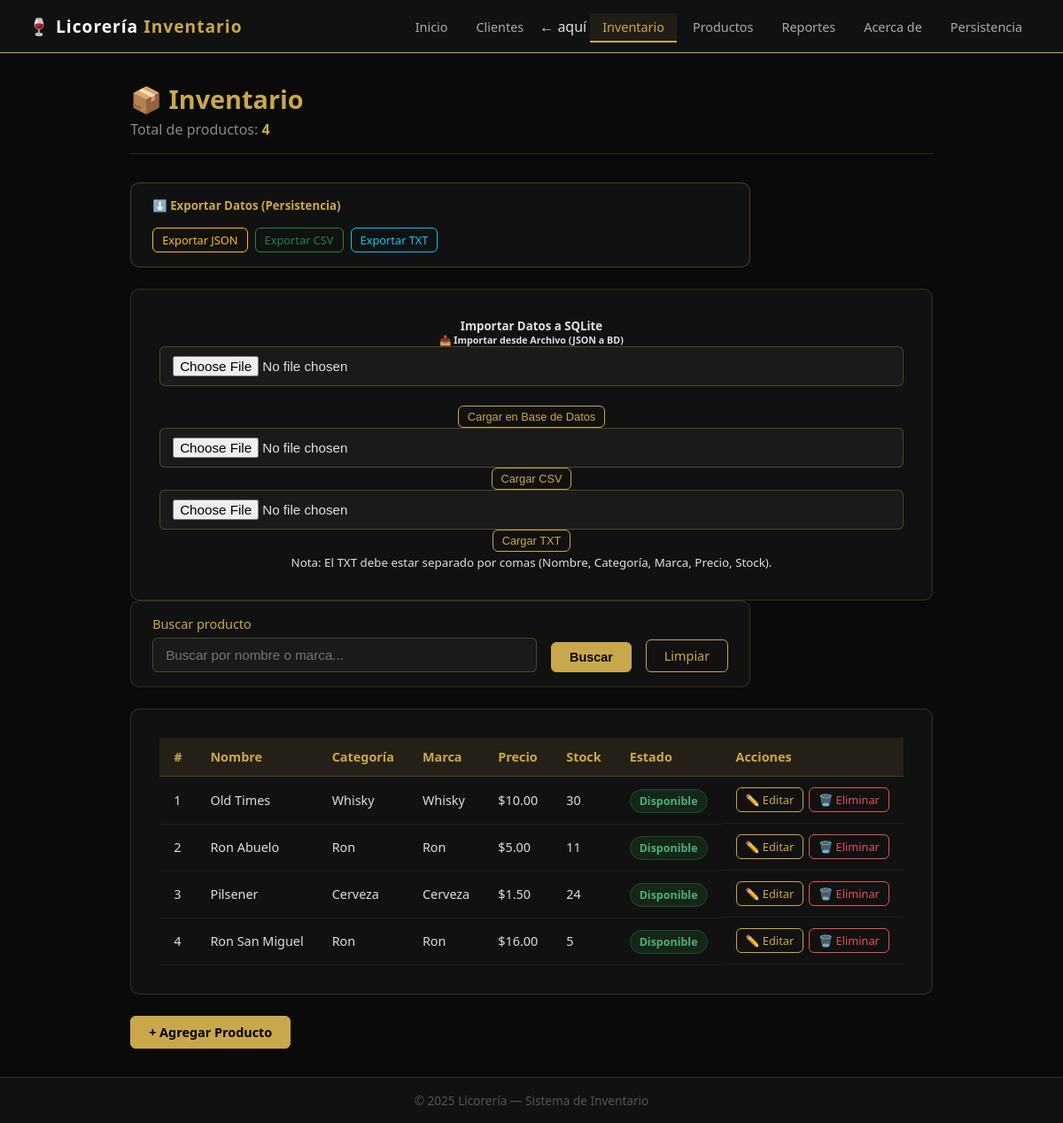
The app's page /inventario, older data.
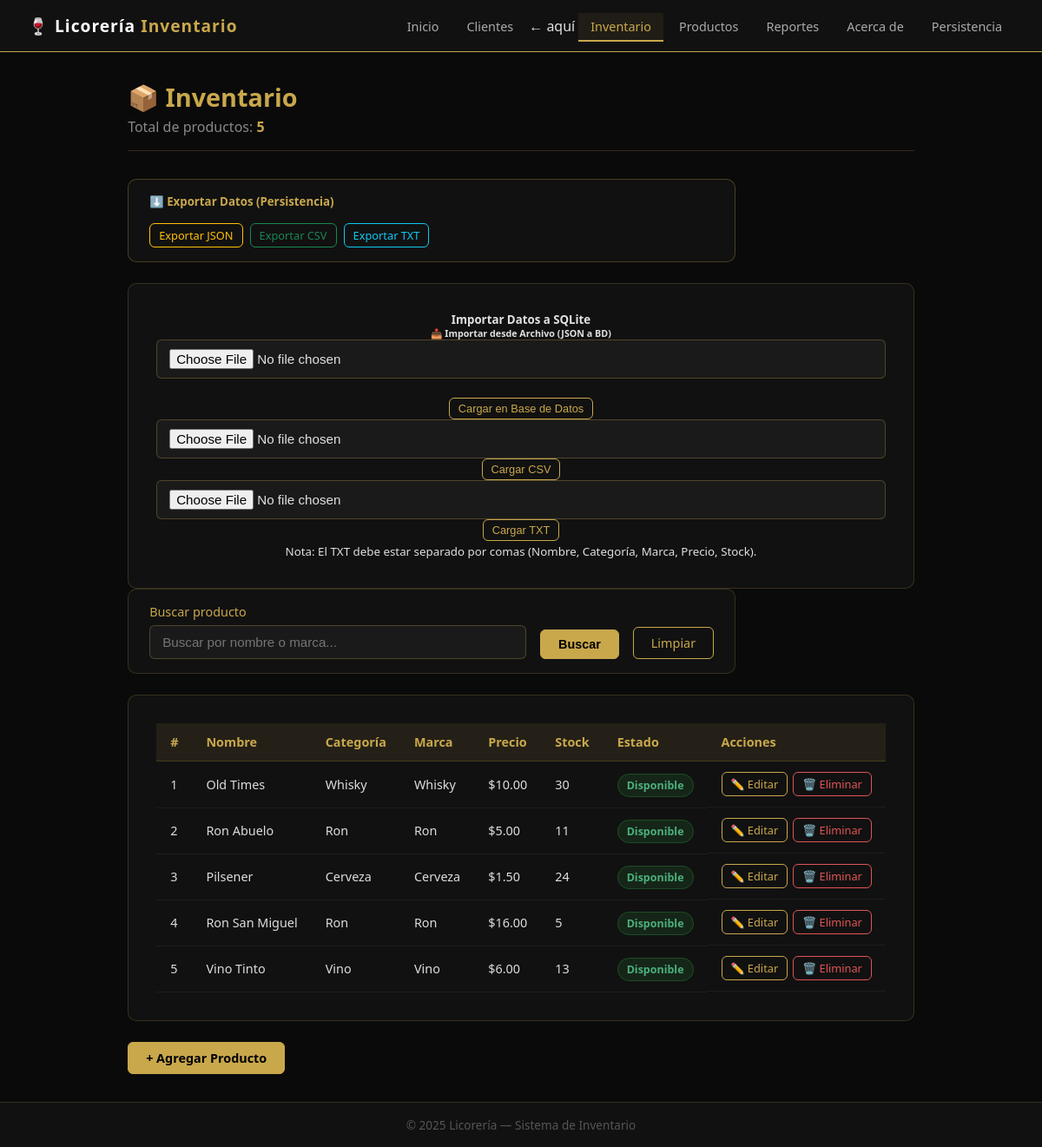
The same page, newer data.
### app.py (models this page shows, shortened)
class Producto(db.Model):
    __tablename__ = 'productos'
    id        = db.Column(db.Integer, primary_key=True)
    nombre    = db.Column(db.String(100), nullable=False)
    categoria = db.Column(db.String(50),  nullable=False)
    marca     = db.Column(db.String(50),  nullable=False)
    precio    = db.Column(db.Float,       nullable=False)
    stock     = db.Column(db.Integer,     nullable=False)
    def get_id(self):
        return self.id
    def get_nombre(self):
        return self.nombre
    def get_categoria(self):
        return self.categoria
    def get_marca(self):
        return self.marca
    def get_precio(self):
        return self.precio
    def get_stock(self):
        return self.stock
    def to_dict(self):
        return {
            'id':        self.get_id(),
            'nombre':    self.get_nombre(),
            'categoria': self.get_categoria(),
            'marca':     self.get_marca(),
            'precio':    self.get_precio(),
            'stock':     self.get_stock()
        }
    def estado_stock(self):
        stock = self.get_stock()
        if stock == 0:
            return 'Agotado'
        elif stock < 5:
            return 'Bajo'
        else:
            return 'Disponible'

### app.py (the view)
@app.route('/inventario', methods=['GET', 'POST'])
def inventario():
    form = BuscarForm()
    inventario_obj.cargar_desde_db()
    if form.validate_on_submit():
        productos = inventario_obj.buscar_por_nombre(form.busqueda.data)
    else:
        productos = inventario_obj.mostrar_todos()
    total = inventario_obj.total_productos()
    return render_template('inventario.html',
                           productos=productos,
                           total=total,
                           form=form)

### forms.py
class BuscarForm(FlaskForm):
    busqueda  = StringField('Buscar producto',
                    validators=[DataRequired(message='Ingresa un término de búsqueda')])
    submit    = SubmitField('Buscar')

### app.py (called while the page is built)
    def cargar_desde_db(self):
        productos = Producto.query.all()
        self._productos = {}
        self._nombres_index = {}
        self._categorias_index = {}
        self._ids_set = set()
        for p in productos:
            d = p.to_dict()
            d['estado'] = p.estado_stock()
            self._productos[p.id] = d
            self._nombres_index[p.nombre.lower()] = p.id
            if p.categoria not in self._categorias_index:
                self._categorias_index[p.categoria] = []
            self._categorias_index[p.categoria].append(p.id)
            self._ids_set.add(p.id)
        return self._productos

    def mostrar_todos(self):
        return list(self._productos.values())

    def total_productos(self):
        return len(self._ids_set)                        # O(1) con conjunto

### templates/inventario.html (shortened to what this page needs)
{% extends 'base.html' %}
{% block content %}
<div class="page-header">
  <h1>📦 Inventario</h1>
  <p>Total de productos: <strong style="color:#c9a84c">{{ total }}</strong></p>
</div>
<div class="form-card" style="margin-bottom: 1.5rem; padding: 1rem 1.5rem; border: 1px solid rgba(201, 168, 76, 0.3);">
  <h5 style="color: #c9a84c; margin-bottom: 1rem;">⬇️ Exportar Datos (Persistencia)</h5>
  <div style="display: flex; gap: 0.5rem; flex-wrap: wrap;">
    <a href="{{ url_for('exportar_json') }}" class="btn btn-sm"
      style="border: 1px solid #ffc107; color: #ffc107;">Exportar JSON</a>
    <a href="{{ url_for('exportar_csv') }}" class="btn btn-sm"
      style="border: 1px solid #198754; color: #198754;">Exportar CSV</a>
    <a href="{{ url_for('exportar_txt') }}" class="btn btn-sm"
      style="border: 1px solid #0dcaf0; color: #0dcaf0;">Exportar TXT</a>
  </div>
</div>
<div class="card bg-dark text-white border-secondary mt-4">
  <div class="card-header bg-black">
    <h5 class="text-warning mb-0"> Importar Datos a SQLite</h5>
  </div>
  <div class="card-body">
    <div class="mt-3 p-3 border border-secondary rounded bg-black">
      <h6 class="text-warning">📥 Importar desde Archivo (JSON a BD)</h6>
      <form action="{{ url_for('importar_json') }}" method="POST" enctype="multipart/form-data" class="row g-2">
        <div class="col-auto">
          <input type="file" name="archivo_json" class="form-control form-control-sm bg-dark text-white border-warning"
            accept=".json" required>
        </div> <br>
        <div class="col-auto">
          <button type="submit" class="btn btn-sm btn-warning">Cargar en Base de Datos</button>
        </div>
      </form>
    </div>
    <div class="row">
      <div class="col-md-6 mb-3">
        <form action="{{ url_for('importar_csv') }}" method="POST" enctype="multipart/form-data" class="d-flex gap-2">
          <input type="file" name="archivo_csv" class="form-control form-control-sm bg-dark text-white border-success"
            accept=".csv" required>
          <button type="submit" class="btn btn-sm btn-success">Cargar CSV</button>
        </form>
      </div>
      <div class="col-md-6 mb-3">
        <form action="{{ url_for('importar_txt') }}" method="POST" enctype="multipart/form-data" class="d-flex gap-2">
          <input type="file" name="archivo_txt" class="form-control form-control-sm bg-dark text-white border-info"
            accept=".txt" required>
          <button type="submit" class="btn btn-sm btn-info text-white">Cargar TXT</button>
        </form>
      </div>
    </div>
    <small class="text-muted italic">Nota: El TXT debe estar separado por comas (Nombre, Categoría, Marca, Precio,
      Stock).</small>
  </div>
</div>
<div class="form-card" style="margin-bottom: 1.5rem; padding: 1rem 1.5rem;">
  <form method="POST" style="display:flex; gap:1rem; align-items:flex-end;">
    <div class="form-group" style="flex:1; margin:0;">
      {{ form.busqueda.label }}
      {{ form.busqueda(class="form-control", placeholder="Buscar por nombre o marca...") }}
    </div>
    {{ form.submit(class="btn btn-primary") }}
    <a href="{{ url_for('inventario') }}" class="btn">Limpiar</a>
  </form>
</div>
<div class="table-container">
  {% if productos %}
  <table class="tabla">
    <thead>
      <tr>
        <th>#</th>
        <th>Nombre</th>
        <th>Categoría</th>
        <th>Marca</th>
        <th>Precio</th>
        <th>Stock</th>
        <th>Estado</th>
        <th>Acciones</th>
      </tr>
    </thead>
    <tbody>
      {% for p in productos %}
      <tr>
        <td>{{ p.id }}</td>
        <td>{{ p.nombre }}</td>
        <td>{{ p.categoria }}</td>
        <td>{{ p.marca }}</td>
        <td>${{ "%.2f"|format(p.precio) }}</td>
        <td>{{ p.stock }}</td>
        <td>
          <span class="badge badge-{{ 'danger' if p.estado == 'Agotado'
                                else 'warning' if p.estado == 'Bajo'
                                else 'success' }}">
            {{ p.estado }}
          </span>
        </td>
        <td class="acciones">
          <a href="{{ url_for('editar', id=p.id) }}" class="btn btn-sm">✏️ Editar</a>
            <a href="{{ url_for('eliminar', id=p.id) }}" class="btn btn-sm btn-danger"
              onclick="return confirm('¿Estás seguro de que deseas eliminar este producto?')">
              🗑️ Eliminar
            </a>
        </td>
      </tr>
      {% endfor %}
    </tbody>
  </table>
  {% else %}
  <p class="empty-msg">No hay productos registrados.
    <a href="{{ url_for('productos') }}" style="color:#c9a84c">Agregar uno</a>
  </p>
  {% endif %}
</div>
<div style="margin-top:1.5rem;">
  <a href="{{ url_for('productos') }}" class="btn btn-primary">+ Agregar Producto</a>
</div>
{% endblock %}

### templates/base.html (shortened to what this page needs)
<!DOCTYPE html>
<html lang="es">
<head>
    <link rel="stylesheet" href="{{ url_for('static', filename='style.css') }}">
</head>
<body>
    <nav class="navbar">
        <div class="navbar-brand">
            🍷 <span>Licorería</span> Inventario
        </div>
        <ul class="nav-links">
            <li><a href="{{ url_for('inicio') }}"
                    class="{{ 'active' if request.endpoint == 'inicio' }}">Inicio</a></li>
            <li><a href="{{ url_for('clientes') }}"
                    class="{{ 'active' if request.endpoint == 'clientes' }}">Clientes</a></li>  ← aquí
            <li><a href="{{ url_for('inventario') }}"
                    class="{{ 'active' if request.endpoint == 'inventario' }}">Inventario</a></li>
            <li><a href="{{ url_for('productos') }}"
                    class="{{ 'active' if request.endpoint == 'productos' }}">Productos</a></li>
            <li><a href="{{ url_for('reportes') }}"
                    class="{{ 'active' if request.endpoint == 'reportes' }}">Reportes</a></li>
            <li><a href="{{ url_for('about') }}"
                    class="{{ 'active' if request.endpoint == 'about' }}">Acerca de</a></li>
            <li><a href="{{ url_for('ver_datos') }}"
                    class="{{ 'active' if request.endpoint == 'ver_datos' }}">Persistencia</a></li>
        </ul>
    </nav>
    <main class="container">
        {% block content %}{% endblock %}
    </main>
    <footer>
        <p>&copy; 2025 Licorería &mdash; Sistema de Inventario</p>
    </footer>
</body>
</html>

### static/style.css (style rules this page uses)
* { margin: 0; padding: 0; box-sizing: border-box; }
body { font-family: 'Segoe UI', sans-serif; background-color: #0a0a0a; color: #e0e0e0; min-height: 100vh; display: flex; flex-direction: column; }
.navbar { background: #111111; border-bottom: 1px solid #c9a84c; display: flex; align-items: center; justify-content: space-between; padding: 0 2rem; height: 60px; }
.navbar-brand { font-size: 1.2rem; font-weight: 600; color: #c9a84c; letter-spacing: 1px; }
.navbar-brand span { color: #ffffff; }
.nav-links { list-style: none; display: flex; gap: 4px; }
.nav-links a { color: #aaaaaa; text-decoration: none; padding: 6px 14px; border-radius: 6px; font-size: 0.9rem; transition: all 0.2s; }
.nav-links a:hover, .nav-links a.active { color: #c9a84c; background: rgba(201, 168, 76, 0.08); }
.nav-links a.active { border-bottom: 2px solid #c9a84c; border-radius: 0; }
.container { max-width: 1200px; margin: 0 auto; padding: 2rem; flex: 1; }
footer { background: #111111; border-top: 1px solid rgba(201, 168, 76, 0.2); text-align: center; padding: 1rem; font-size: 0.85rem; color: #555; }
.page-header { margin-bottom: 2rem; border-bottom: 1px solid rgba(201, 168, 76, 0.2); padding-bottom: 1rem; }
.page-header h1 { font-size: 1.8rem; color: #c9a84c; }
.page-header p { color: #888; margin-top: 4px; }
.card { background: #111; border: 1px solid rgba(201, 168, 76, 0.2); border-radius: 10px; padding: 2rem; text-align: center; transition: border-color 0.2s; }
.btn { display: inline-block; padding: 8px 20px; background: transparent; border: 1px solid #c9a84c; color: #c9a84c; border-radius: 6px; text-decoration: none; font-size: 0.9rem; transition: all 0.2s; }
.table-container { background: #111; border: 1px solid rgba(201, 168, 76, 0.2); border-radius: 10px; padding: 2rem; }
.form-card { background: #111; border: 1px solid rgba(201, 168, 76, 0.2); border-radius: 10px; padding: 2rem; max-width: 700px; }
.form-group { margin-bottom: 1.2rem; display: flex; flex-direction: column; gap: 6px; }
.form-group label { color: #c9a84c; font-size: 0.9rem; }
.form-control { background: #1a1a1a; border: 1px solid rgba(201, 168, 76, 0.3); border-radius: 6px; color: #e0e0e0; padding: 10px 14px; font-size: 0.95rem; transition: border-color 0.2s; width: 100%; }
.btn-primary { background: #c9a84c; color: #000; border-color: #c9a84c; font-weight: 600; }
.tabla { width: 100%; border-collapse: collapse; font-size: 0.9rem; }
.tabla th { background: rgba(201, 168, 76, 0.1); color: #c9a84c; padding: 12px 16px; text-align: left; border-bottom: 1px solid rgba(201, 168, 76, 0.2); }
.tabla td { padding: 12px 16px; border-bottom: 1px solid rgba(255,255,255,0.05); color: #ddd; }
.badge { padding: 4px 10px; border-radius: 20px; font-size: 0.78rem; font-weight: 600; }
.badge-success { background: rgba(46, 160, 67, 0.15); color: #4caf7d; border: 1px solid rgba(46, 160, 67, 0.3); }
.btn-sm { padding: 4px 10px; font-size: 0.8rem; }
.btn-danger { border-color: #e05555; color: #e05555; }
.acciones { display: flex; gap: 6px; }

Row changes from the older to the newer data that the page shows:
added Producto: id "5", nombre "Vino Tinto", categoria "Vino", marca "Vino", precio "6.00", stock "13", estado "Disponible"
Text that changed along with them:
{{ total }}: "4" → "5"
